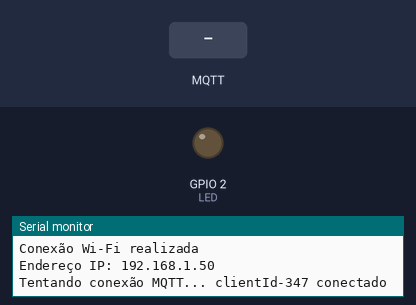
A sketch run on a simulated ESP32. Parts: output pins drawn as LEDs (lit = HIGH), the last lines printed to the serial monitor. The test bench sets the inputs (shaded band). WiFi joins after 1.5 s; servers stay silent unless stated; random numbers use the default seed unless the sketch sets one; no MQTT or app messages arrive unless stated.

Above: at 3.2 s.
3.3 s: MQTT message "on" arrives on the first subscribed topic
At 3.9 s:
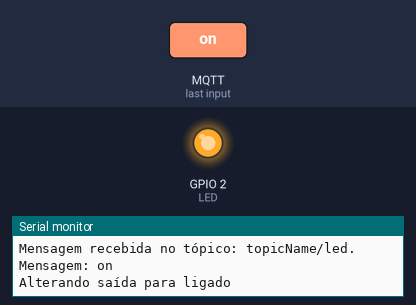
6.3 s: MQTT message "off" arrives on the first subscribed topic
At 7.4 s:
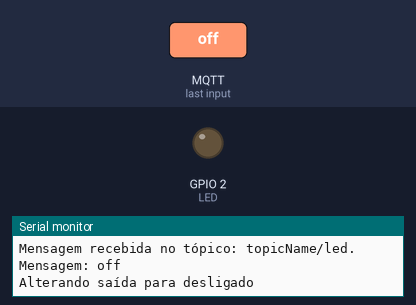
Timing chart, 0 to 9.3 s (numbered marks = the images above; inputs shaded):
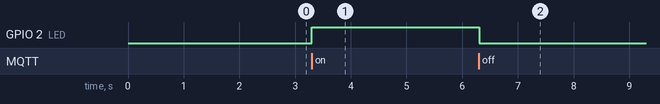

The sketch:

ex26_IoT_MQTT_ESP32_LED.ino
```cpp
/* VIGÉSIMO SEXTO EXEMPLO (IoT COM SERVIDOR MQTT, ESP32 E LED)
   DANIEL RODRIGUES DE SOUSA 10/05/2024
   PROJETO DISPONÍVEL EM: https://wokwi.com/projects/481683474430575617 */

#include <WiFi.h>          // Inclui a biblioteca para gerenciamento da conexão Wi-Fi no ESP32
#include <PubSubClient.h>  // Inclui a biblioteca PubSubClient para publicação e assinatura MQTT

#define SSID        "Wokwi-GUEST"        // Define o nome (SSID) da rede Wi-Fi
#define PASS        ""                   // Define a senha da rede Wi-Fi (vazia para rede aberta)
#define MQTTSERVER  "test.mosquitto.org" // Define o endereço do broker MQTT público
#define PORT        1883                 // Define a porta TCP padrão do protocolo MQTT

// Lista de servidores (brokers) MQTT públicos gratuitos alternativos:
/*
 * test.mosquitto.org
 * broker.hivemq.com
 * mqtt.eclipseprojects.io
 * broker.emqx.io
 */

#define LED   2  // Define o pino GPIO 2 conectado ao LED indicador integrado da placa

char clientId[50];  // Armazena o identificador único (Client ID) gerado para a sessão MQTT

WiFiClient   espClient;          // Instancia o cliente TCP/IP subjacente à conexão Wi-Fi
PubSubClient client(espClient);  // Instancia o cliente MQTT vinculado ao transporte TCP/IP

void mqttReconnect(void);                                              // Prototipagem das funções auxiliares do programa
void callback(char* topic, byte* message, unsigned int length);

void setup()
{
  Serial.begin(115200);                 // Inicializa a comunicação serial com taxa de 115200 bps

  delay(10);                            // Aguarda 10 ms para estabilização da interface serial

  Serial.print("Se conectando a: ");    // Exibe o texto introdutório no monitor serial
  Serial.println(SSID);                 // Exibe o nome da rede Wi-Fi configurada

  WiFi.begin(SSID, PASS);               // Inicia a tentativa de conexão com a rede Wi-Fi especificada

  while(WiFi.status() != WL_CONNECTED)  // Aguarda até que a conexão Wi-Fi seja estabelecida
  {
    delay(1000);                        // Aguarda 1000 ms entre as verificações de estado da rede
    Serial.print(".");                  // Imprime um ponto no monitor serial indicando progresso
  }

  WiFi.mode(WIFI_STA);                  // Configura o módulo Wi-Fi do ESP32 em modo estação (Station)

  Serial.println("");                   // Insere uma quebra de linha no monitor serial
  Serial.println("Conexão Wi-Fi realizada");  // Exibe confirmação de conexão Wi-Fi no monitor serial
  Serial.print("Endereço IP: ");        // Exibe o rótulo do endereço IP no monitor serial
  Serial.println(WiFi.localIP());       // Exibe o endereço IP local atribuído ao ESP32

  client.setServer(MQTTSERVER, PORT);   // Configura o endereço do broker MQTT e a porta de conexão
  client.setCallback(callback);         // Registra a função de callback para processamento das mensagens recebidas

  pinMode(LED, OUTPUT);                 // Configura o pino do LED como saída

  randomSeed(micros());                 // Inicializa a semente do gerador pseudoaleatório usando microssegundos
}

void mqttReconnect(void)
{
  while(!client.connected())                    // Executa enquanto o cliente não estiver conectado ao broker MQTT
  {
    Serial.print("Tentando conexão MQTT... ");  // Exibe mensagem de tentativa de conexão no monitor serial
    long r = random(1000);                      // Gera um número pseudoaleatório entre 0 e 999
    sprintf(clientId, "clientId-%ld", r);       // Monta a string de identificação única do cliente MQTT

    if(client.connect(clientId))                // Tenta estabelecer a conexão com o broker usando o Client ID gerado
    {
      Serial.print(clientId);                   // Exibe o identificador do cliente conectado no monitor serial
      Serial.println(" conectado");             // Exibe confirmação de conexão estabelecida com o broker
      client.subscribe("topicName/led");        // Inscreve o ESP32 para receber comandos no tópico "topicName/led"
    }
    else                                        // Caso a tentativa de conexão com o broker MQTT falhe
    {
      Serial.print("falhou, rc=");              // Exibe o prefixo do código de retorno de erro MQTT
      Serial.print(client.state());             // Exibe o código numérico do estado de erro da biblioteca PubSubClient
      Serial.println(" tentando novamente em 5 segundos");  // Informa o tempo de espera antes da nova tentativa
      delay(5000);                              // Aguarda 5000 ms (5 segundos) antes de tentar reconectar
    }
  }
}

void callback(char* topic, byte* message, unsigned int length)
{
  Serial.print("Mensagem recebida no tópico: ");  // Exibe o rótulo do tópico de origem no monitor serial
  Serial.print(topic);                            // Exibe o nome do tópico no qual a mensagem foi publicada
  Serial.print(". Mensagem: ");                   // Exibe o rótulo do conteúdo da carga útil (payload)

  String stMessage;                               // Armazena a mensagem recebida convertida em objeto String

  for(int i = 0; i < length; i++)                 // Percorre todos os bytes do payload recebido
  {
    Serial.print((char)message[i]);               // Exibe cada caractere recebido no monitor serial
    stMessage += (char)message[i];                // Concatena cada caractere na variável de texto
  }

  Serial.println("");                             // Insere uma quebra de linha no monitor serial

  if(String(topic) == "topicName/led")            // Verifica se a mensagem pertence ao tópico de controle do LED
  {
    Serial.print("Alterando saída para ");        // Exibe o prefixo de mudança de estado no monitor serial
    if(stMessage == "on")                         // Verifica se o comando recebido corresponde a "on"
    {
      Serial.println("ligado");                   // Informa o acionamento no monitor serial
      digitalWrite(LED, HIGH);                    // Coloca o pino do LED em nível lógico alto (ligado)
    }
    else if(stMessage == "off")                   // Verifica se o comando recebido corresponde a "off"
    {
      Serial.println("desligado");                // Informa o desligamento no monitor serial
      digitalWrite(LED, LOW);                     // Coloca o pino do LED em nível lógico baixo (desligado)
    }
  }
}

void loop()
{
  if(!client.connected())                         // Verifica se a conexão com o broker MQTT foi perdida
  {
    mqttReconnect();                              // Executa a rotina de reconexão automática ao broker MQTT
  }

  client.loop();                                  // Processa pacotes MQTT pendentes e mantém o keep-alive ativo
}
```

Measured:
- after the input at 3.3 s, GPIO 2 (LED): LOW → HIGH at once
- after the input at 6.3 s, GPIO 2 (LED): HIGH → LOW at once
